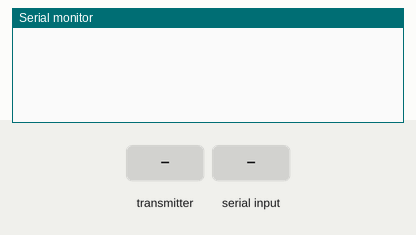
The sketch below on a simulated Arduino Uno, built with avr-gcc and run on an emulated ATmega328P. Parts: the last lines printed to the serial monitor. Inputs (shaded band) come from the test bench. No radio packets arrive unless stated.

Above: at 1.2 s.
1.3 s: the transmitter starts sending enderecoDestino = 0
At 1.42 s:
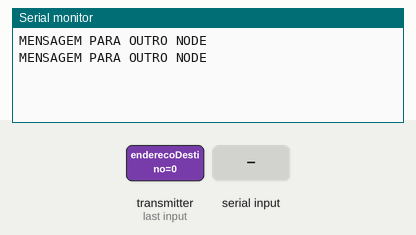
3.2 s: "1\n" received over Serial
At 3.23 s:
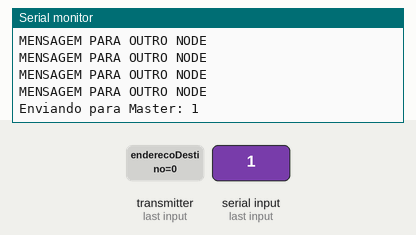
4.7 s: byte 10 ('\n') received over Serial
At 4.75 s:
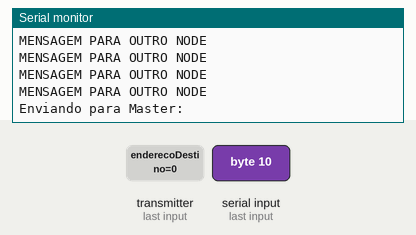

Measured:
- after the input at 1.3 s, the serial monitor: prints a new line at once (image 1)
- after the input at 3.2 s, the serial monitor: prints a new line at once (image 2)
- after the input at 4.7 s, the serial monitor: prints a new line at once (image 3)

The sketch:

experimentacao.ino
```cpp
#include <RF24.h>

//*************** Controle do RF ***********************
#define radioID 2 // Master: 0, Intermediario: 1, Sensor: 2
#define MASTER 0
#define INTERMEDIARIO 1
#define SENSOR 2

RF24 radio(7,8);

byte canal[][6] = {"000ch","100ch","200ch","300ch"};

typedef struct MSG {
  char enderecoDestino;
  char mensagem[20] = "";
} MSG;

char caractere;
char endereco;
bool transmitido = true;
MSG enviar;
MSG receber;

int i = 0;

void setup() {

  Serial.begin(115200);
  //*************** Controle do RF ***********************
  radio.begin();
  radio.setPALevel(RF24_PA_HIGH);

  #if radioID == SENSOR
      radio.openWritingPipe(canal[3]);// modify canal[0] to canal[3]
      radio.openReadingPipe(1, canal[1]);
      endereco = SENSOR;
      enviar.enderecoDestino = MASTER;
  #elif radioID == MASTER
      radio.openWritingPipe(canal[2]);
      radio.openReadingPipe(1, canal[3]);
      endereco = MASTER;
      enviar.enderecoDestino = SENSOR;
  #elif radioID == INTERMEDIARIO
      #define WRITEMASTER radio.openWritingPipe(canal[3])
      #define WRITESENSOR radio.openWritingPipe(canal[1])
      radio.openReadingPipe(1, canal[0]);
      radio.openReadingPipe(2, canal[2]);
      endereco = INTERMEDIARIO;
  #endif

  radio.startListening();

}


void loop() {
    // limpa enviar.mensagem
    for (i = 0; i < 20; i++)
        enviar.mensagem[i] = "";
    i = 0;

#if (radioID == SENSOR)
    while(Serial.available() > 0) { // Enquanto receber algo pela serial
        caractere = Serial.read(); // Lê byte a byte
        if (caractere == '\n') { // Quando encontrar quebra de linha
            enviar.mensagem[i++] = '\0'; // Finaliza mensagem
            transmitido = false;
            break;
        }
        enviar.mensagem[i++] = caractere;
    }

    radio.stopListening();
    while (!transmitido) { // Permance enviando enquanto nao receber ack
        Serial.println("Enviando para Master: " + String(enviar.mensagem));
        transmitido = radio.write(&enviar, sizeof(MSG));
        delay(100);
    }
    radio.startListening();

    if (radio.available()) { //verifica se esta recebendo mensagem
        radio.read(&receber, sizeof(MSG));
        if (receber.enderecoDestino == endereco)
            Serial.println("Mensagem recebida: " + String(receber.mensagem));
        else
            Serial.println("MENSAGEM PARA OUTRO NODE");
    }

#elif radioID == MASTER
    while(Serial.available() > 0) { // Enquanto receber algo pela serial
        caractere = Serial.read(); // Lê byte a byte
        if (caractere == '\n') { // Quando encontrar quebra de linha
            enviar.mensagem[i++] = '\0'; // Finaliza mensagem
            transmitido = false;
            break;
        }
        enviar.mensagem[i++] = caractere;
    }

    radio.stopListening();
    while (!transmitido) { // Permance enviando enquanto nao receber ack
        Serial.println("Enviando para Sensor: " + String(enviar.mensagem));
        transmitido = radio.write(&enviar, sizeof(MSG));
        delay(100);
    }
    radio.startListening();

    if (radio.available()) { //verifica se esta recebendo mensagem
        radio.read(&receber, sizeof(MSG));
        if (receber.enderecoDestino == endereco)
            Serial.println("Mensagem recebida: " + String(receber.mensagem));
        else
            Serial.println("MENSAGEM PARA OUTRO NODE");
    }

#elif radioID == INTERMEDIARIO

    //verifica se esta recebendo mensagem
    if (radio.available()) {
        radio.read(&receber, sizeof(MSG));
        if (receber.enderecoDestino == MASTER) {
            enviar = receber;
            WRITEMASTER;
            Serial.print("SENSOR -> MASTER: " + String(receber.mensagem));
            transmitido = false;
        } else if (receber.enderecoDestino == SENSOR) {
            enviar = receber;
            WRITESENSOR;
            Serial.print("MASTER -> SENSOR: " + String(receber.mensagem));
            transmitido = false;
        }
    }

    radio.stopListening();
    while (!transmitido) {
        transmitido = radio.write(&enviar, sizeof(MSG));
        delay(100);
    }
    radio.startListening();

#endif


  delay(100);
}
```
